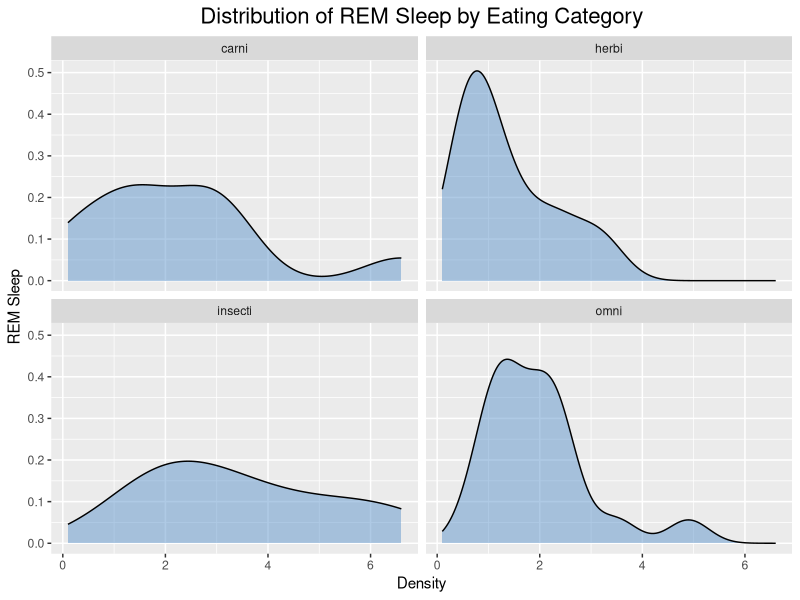

Write the R code that produced this figure.
# anova analysis
library(tidyverse)

# get data
df <- msleep %>%
  select(vore, sleep_rem) %>%
  drop_na()

# density plots of rem sleep -> facet by eating category
df %>%
  ggplot(aes(x = sleep_rem, y = ..density..)) +
  geom_density(fill = "#6195CC", alpha = .5) +
  facet_wrap(~vore) +
  labs(title = "Distribution of REM Sleep by Eating Category",
       x = "Density",
       y = "REM Sleep") +
  theme(plot.title = element_text(hjust = 0.5, size = 16))

## null hypothesis: no difference in the avg rem sleep across eating categories

# model 1 - anova analysis

model_1 <- aov(sleep_rem ~ vore, data = df)

summary(model_1)

## p < .05 -> reject null that there is no difference
## statistically significant

# all of the above in one step
msleep %>%
  select(vore, sleep_rem) %>%
  drop_na() %>%
  aov(sleep_rem ~ vore, data = .) %>%
  summary()